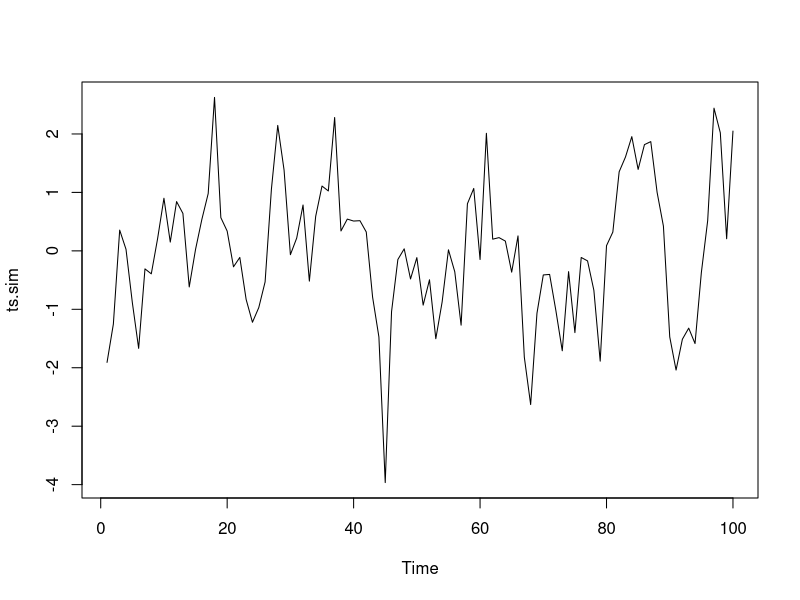
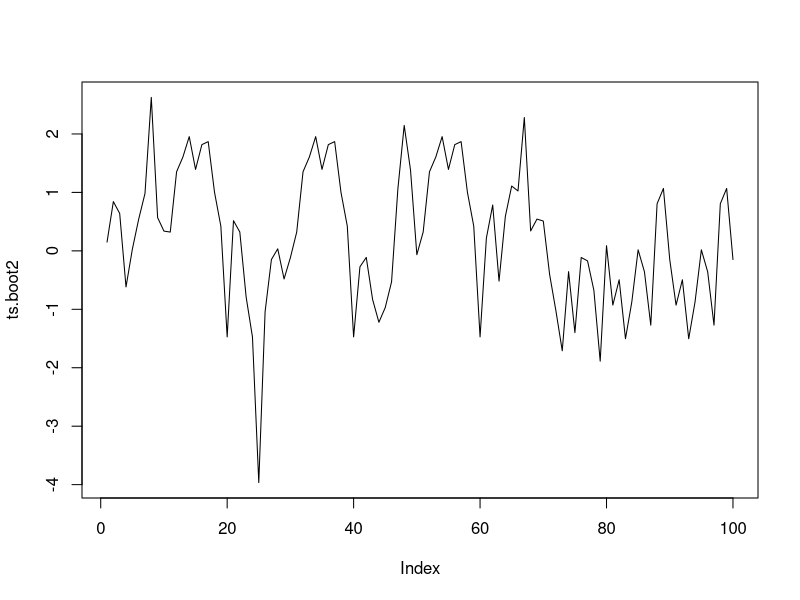
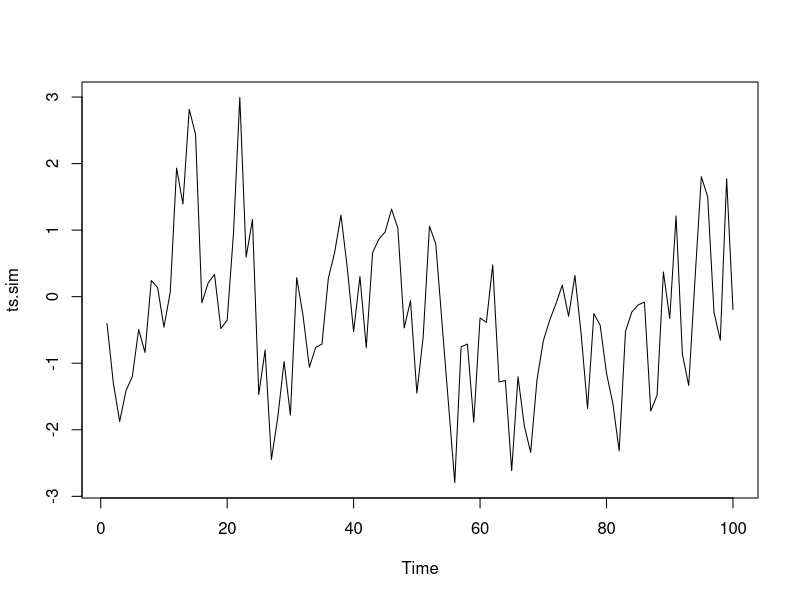
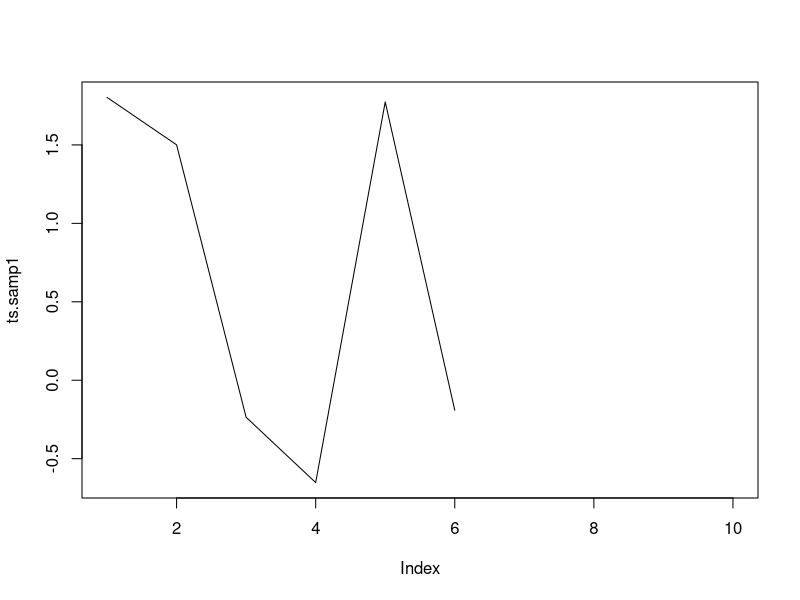
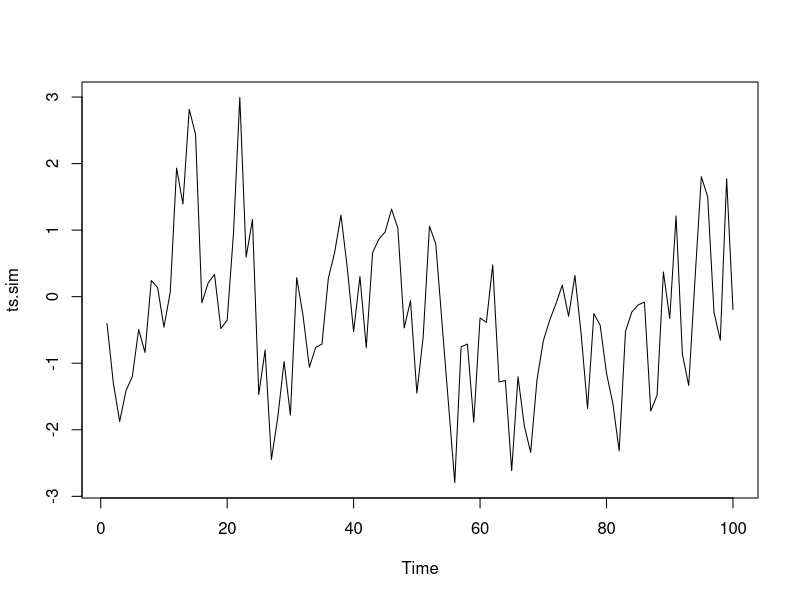
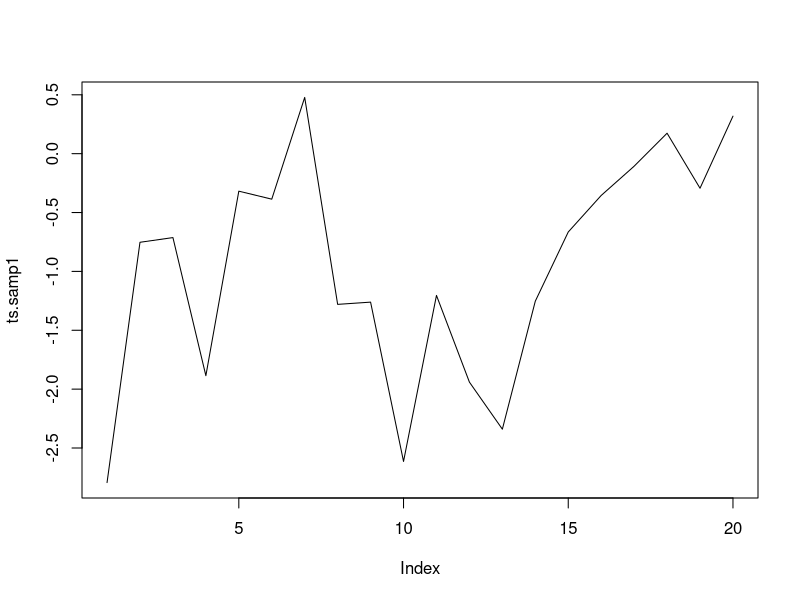
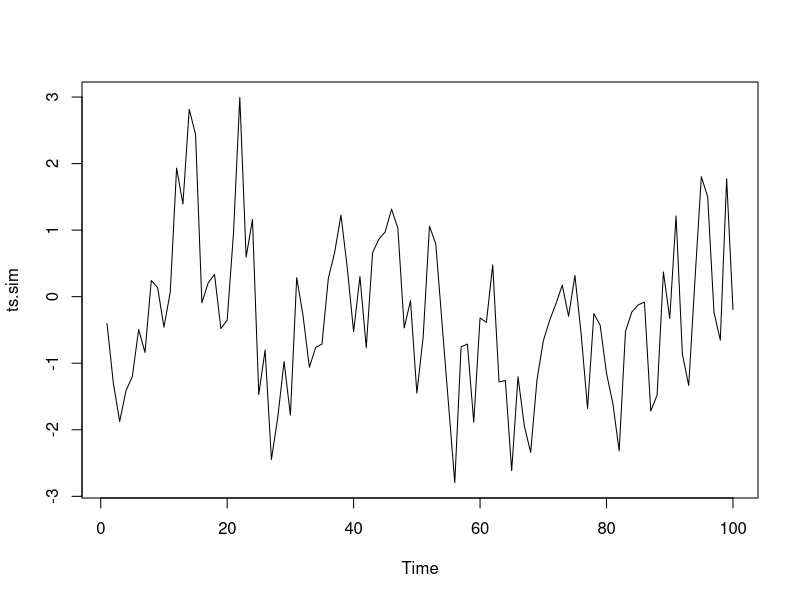
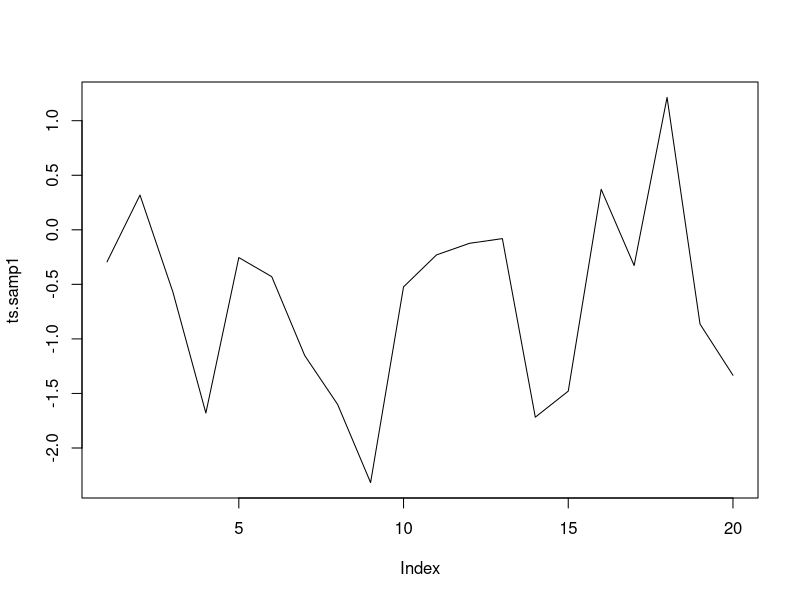

Here is the R script that generated these plots, in order:
## ---- chunk 1
knitr::opts_chunk$set(echo = TRUE)
## ---- chunk 2
ts.sim <- arima.sim(list(order = c(1, 0, 0), ar = 0.5), n = 100) 
ts.sim
plot(ts.sim)
## ---- chunk 3
ts.blocks <- list(ts.sim[c(1 : 10)], ts.sim[c(11 : 20)], ts.sim[c(21 : 30)], ts.sim[c(31 : 40)], ts.sim[c(41 : 50)], ts.sim[c(51 : 60)], ts.sim[c(61 : 70)], ts.sim[c(71 : 80)], ts.sim[c(81 : 90)], ts.sim[c(91 : 100)])
ts.blocks
## ---- chunk 4
ts.boot1 <- sample(ts.blocks, 10, replace = T)
ts.boot1
class(ts.boot1)
## ---- chunk 5
ts.boot2 <- c()
for(i in 1 : 10) {
  for(j in 1 : 10) {
    ts.boot2 <- c(ts.boot2, ts.boot1[[i]][[j]])
  }
}
ts.boot2
class(ts.boot2)
## ---- chunk 6
plot(ts.boot2, type = "l")
## ---- chunk 7
ts.sim <- arima.sim(list(order = c(1, 0, 0), ar = 0.5), n = 100) 
single_point <- function(ts.series)
{
  point1 <- sample(c(1:length(ts.series)), 1, replace = T)
  print(ts.sim)
  print(point1)
}
single_point(ts.sim)
## ---- chunk 8
one_sample <- function(ts.series, B)
{
  point1 <- sample(c(1:length(ts.series)), 1, replace = T)
  ts.samp1 <- c()
  for(i in 1 : B)
  {
    ts.samp1 <- c(ts.samp1, ts.sim[point1 + i - 1])
  }
  print(ts.sim)
  plot(ts.sim)
  print(point1)
  print(ts.samp1)
  plot(ts.samp1, type = 'l')
}
one_sample(ts.sim, 10)
## ---- chunk 9
blocks <- function(ts.series, B, b)
{
  point1 <- sample(c(1:length(ts.series)), 1, replace = T)
  ts.samp1 <- c()
  for(i in 1 : B)
  {
    ts.samp1 <- c(ts.samp1, ts.sim[point1 + i - 1])
  }
  print(ts.sim)
  plot(ts.sim)
  print(point1)
  print(ts.samp1)
  i <- 1
  ts.block_list <- list()
  while(i < B)
  {
    x <- list(ts.samp1[i : (i + b - 1)])
    ts.block_list <- append(ts.block_list, x)
    i = i + b
  }
  print(ts.block_list)
  plot(ts.samp1, type = 'l')
}
blocks(ts.sim, 20, 4)
## ---- chunk 10
bootstrap_samp1 <- function(ts.series, B, b)
{
  point1 <- sample(c(1:length(ts.series)), 1, replace = T)
  ts.samp1 <- c()
  for(i in 1 : B)
  {
    ts.samp1 <- c(ts.samp1, ts.sim[point1 + i - 1])
  }
  print(ts.sim)
  plot(ts.sim)
  print(point1)
  print(ts.samp1)
  plot(ts.samp1, type = 'l')
  i <- 1
  ts.block_list <- list()
  while(i < B)
  {
    x <- list(ts.samp1[i : (i + b - 1)])
    ts.block_list <- append(ts.block_list, x)
    i = i + b
  }
  print(ts.block_list)
  ts.bootstrap_1 <- sample(ts.block_list, B/b, replace = T)
  print(ts.bootstrap_1)
  class(ts.boot1)
}
bootstrap_samp1(ts.sim, 20, 4)
## ---- chunk 11
bootstrap_samp2 <- function(ts.series, B, b)
{
  point1 <- sample(c(1:length(ts.series)), 1, replace = T)
  ts.samp1 <- c()
  for(i in 1 : B)
  {
    ts.samp1 <- c(ts.samp1, ts.sim[point1 + i - 1])
  }
  print(ts.sim)
  plot(ts.sim)
  print(point1)
  print(ts.samp1)
  plot(ts.samp1, type = 'l')
  i <- 1
  ts.block_list <- list()
  while(i < B)
  {
    x <- list(ts.samp1[i : (i + b - 1)])
    ts.block_list <- append(ts.block_list, x)
    i = i + b
  }
  print(ts.block_list)
  ts.bootstrap_1 <- sample(ts.block_list, B/b, replace = T)
  print(ts.bootstrap_1)
  class(ts.boot1)
  ts.bootstrap_2 <- c()
  for(i in 1 : (B/b)) {
    for(j in 1 : b) {
      ts.bootstrap_2 <- c(ts.bootstrap_2, ts.bootstrap_1[[i]][[j]])
    }
  }
  print(ts.bootstrap_2)
  class(ts.bootstrap_2)
  plot(ts.bootstrap_2, type = 'l')
}
bootstrap_samp2(ts.sim, 20, 4)
